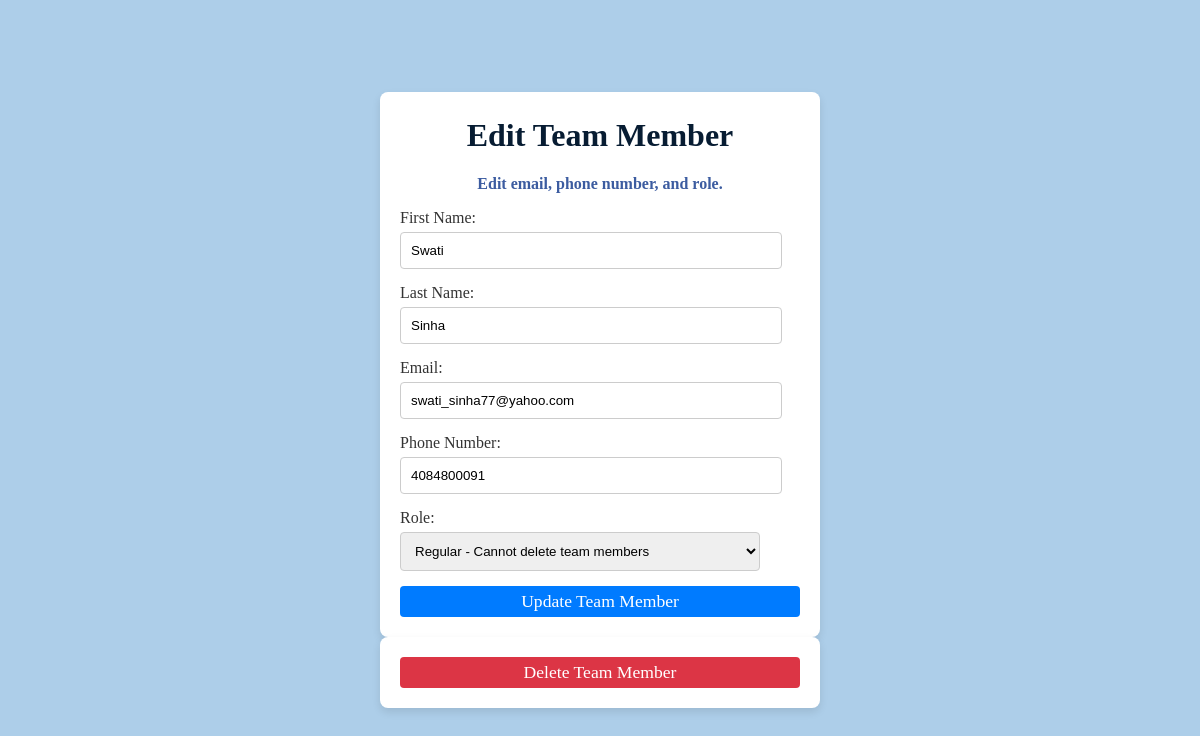
The app's page /api/edit/17/, older data.
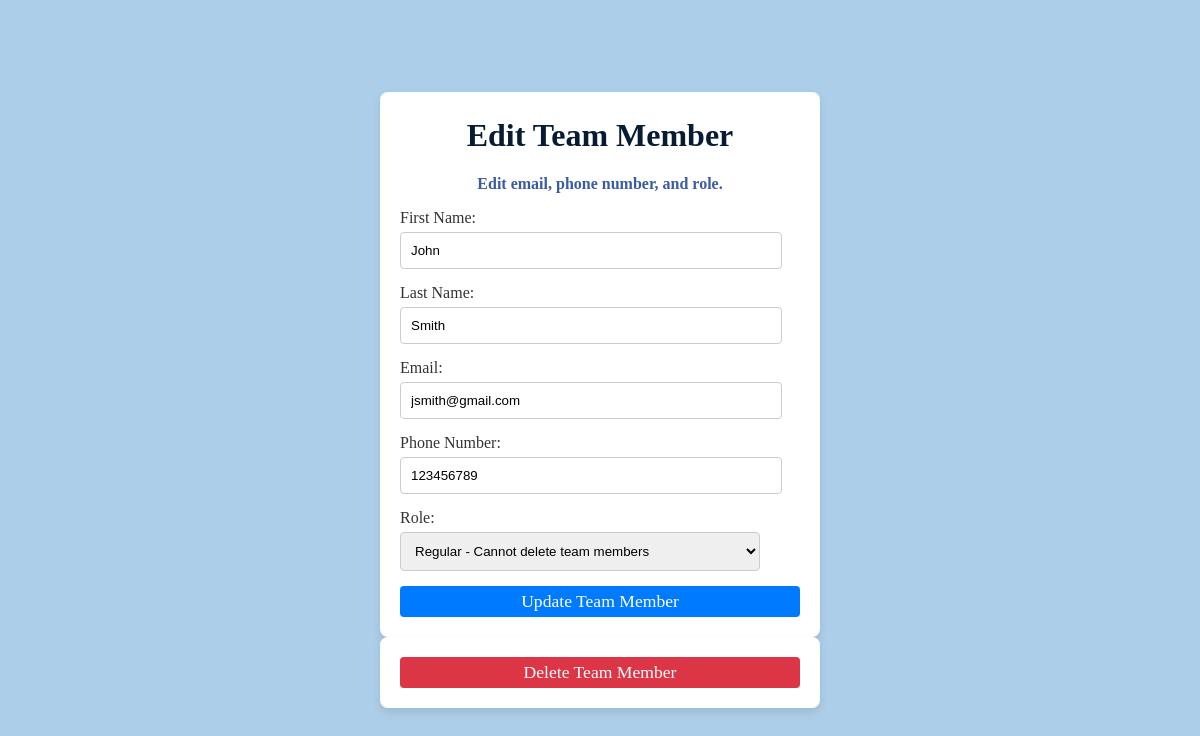
The same page, newer data.
### myapp/models.py (models this page shows, shortened)
class TeamMember(models.Model):
    ROLE_CHOICES = [
        ('admin', 'Admin'),
        ('regular', 'Regular'),
    ]
    first_name = models.CharField(max_length=100)
    last_name = models.CharField(max_length=100)
    email = models.EmailField(unique=True)
    phone_regex = RegexValidator(regex=r'^\+?1?\d{9,15}$', message="Phone number must be entered in the format: '+999999999'. Up to 15 digits allowed.")
    phone_number = models.CharField(validators=[phone_regex], max_length=17, blank=True) # Validators should be a list
    role = models.CharField(max_length=100)
    created_at = models.DateTimeField(auto_now_add=True)

### myapp/views.py (the view, shortened to what this page needs)
# urls.py: path('edit/<int:id>/', edit_team_member, name='edit_team_member'),
def edit_team_member(request, id):
    team_member = get_object_or_404(TeamMember, id=id)
    return render(request, 'edit_team_member.html', {'team_member': team_member})

### myapp/templates/edit_team_member.html (shortened to what this page needs)
<!DOCTYPE html>
<html lang="en">
<head>
</head>
<body>
    <form method="POST">
        <h1>Edit Team Member</h1>
        <h4>Edit email, phone number, and role.</h4>
        <label>First Name:</label>
        <input type="text" name="first_name" value="{{ team_member.first_name }}" required><br>
        <label>Last Name:</label>
        <input type="text" name="last_name" value="{{ team_member.last_name }}" required><br>
        <label>Email:</label>
        <input type="email" name="email" value="{{ team_member.email }}" required><br>
        <label>Phone Number:</label>
        <input type="tel" name="phone_number" value="{{ team_member.phone_number }}" required><br>
        <label>Role:</label>
        <select name="role" required>
            <option value="regular" {% if team_member.role == 'regular' %}selected{% endif %}>Regular - Cannot delete team members</option>
        </select><br>
        <button type="submit">Update Team Member</button>
    </form>
{% if team_member.role == 'regular' %}
<form method="POST" action="{% url 'delete_team_member' team_member.id %}">
    <button type="submit" class="delete-button">Delete Team Member</button>
</form>
{% endif %}
</body>
</html>
</body>
</html>

Row changes from the older to the newer data that the page shows:
changed TeamMember "Regular - Cannot delete team members": first_name "Swati" → "John"; last_name "Sinha" → "Smith"; email "swati_sinha77@yahoo.com" → "jsmith@gmail.com"; phone_number "4084800091" → "123456789"
